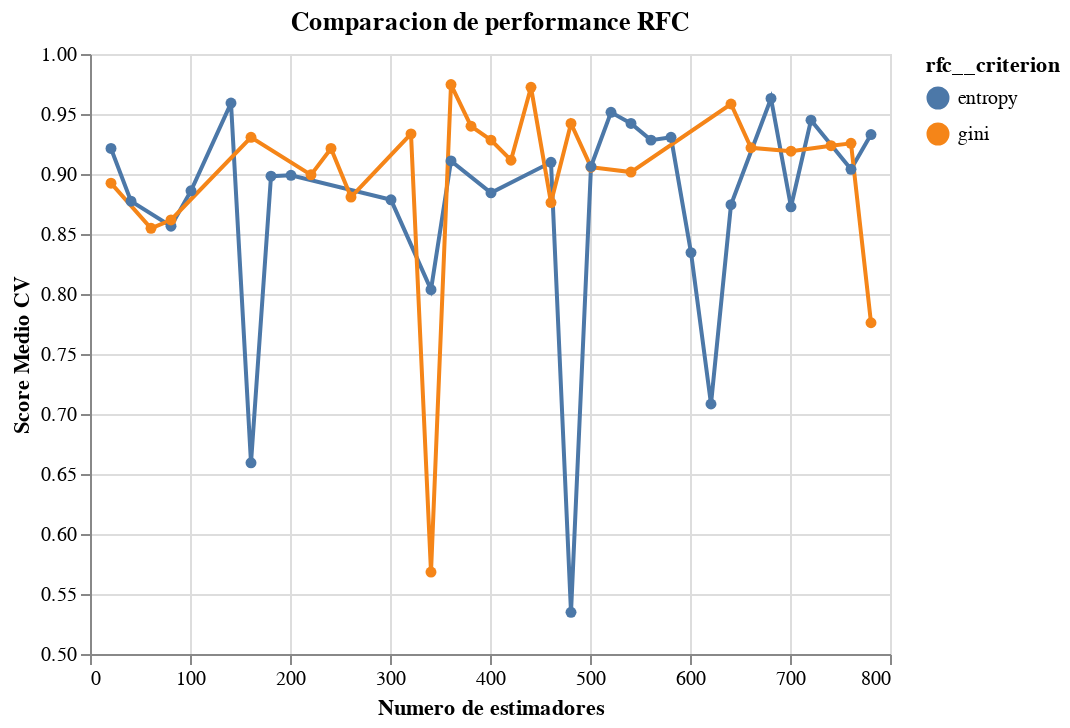

Source (notebook cell):
### Code cell
alt.Chart(results_rfc, 
          title='Comparacion de performance RFC'
         ).mark_line(point=True).encode(
    alt.X('rfc__n_estimators', title='Numero de estimadores'),
    alt.Y('test_score', title='Score Medio CV', aggregate='average', scale=alt.Scale(zero=False)),
    color='rfc__criterion'
)

### Figure 1 — Vega-Lite specification as saved in the notebook (floating-point values rounded to 4 significant figures)
{"config": {"view": {"continuousWidth": 400, "continuousHeight": 300}}, "data": {"name": "data-55fca71bc1c667cc6c7e52fdaab75965"}, "mark": {"type": "line", "point": true}, "encoding": {"color": {"type": "nominal", "field": "rfc__criterion"}, "x": {"type": "quantitative", "field": "rfc__n_estimators", "title": "Numero de estimadores"}, "y": {"type": "quantitative", "aggregate": "average", "field": "test_score", "scale": {"zero": false}, "title": "Score Medio CV"}}, "title": "Comparacion de performance RFC", "$schema": "https://vega.github.io/schema/vega-lite/v4.8.1.json", "datasets": {"data-55fca71bc1c667cc6c7e52fdaab75965": [{"rfc__n_estimators": 621, "rfc__min_samples_split": 6, "rfc__min_samples_leaf": 12, "rfc__max_depth": 1, "rfc__criterion": "entropy", "test_score": 0.5278}, {"rfc__n_estimators": 581, "rfc__min_samples_split": 29, "rfc__min_samples_leaf": 2, "rfc__max_depth": 16, "rfc__criterion": "entropy", "test_score": 0.9306}, {"rfc__n_estimators": 641, "rfc__min_samples_split": 24, "rfc__min_samples_leaf": 2, "rfc__max_depth": 13, "rfc__criterion": "gini", "test_score": 0.9583}, {"rfc__n_estimators": 701, "rfc__min_samples_split": 9, "rfc__min_samples_leaf": 6, "rfc__max_depth": 16, "rfc__criterion": "gini", "test_score": 0.9606}, {"rfc__n_estimators": 461, "rfc__min_samples_split": 28, "rfc__min_samples_leaf": 9, "rfc__max_depth": 7, "rfc__criterion": "entropy", "test_score": 0.9097}, {"rfc__n_estimators": 341, "rfc__min_samples_split": 5, "rfc__min_samples_leaf": 11, "rfc__max_depth": 1, "rfc__criterion": "entropy", "test_score": 0.537}, {"rfc__n_estimators": 381, "rfc__min_samples_split": 26, "rfc__min_samples_leaf": 5, "rfc__max_depth": 13, "rfc__criterion": "gini", "test_score": 0.9398}, {"rfc__n_estimators": 41, "rfc__min_samples_split": 36, "rfc__min_samples_leaf": 10, "rfc__max_depth": 16, "rfc__criterion": "entropy", "test_score": 0.8773}, {"rfc__n_estimators": 81, "rfc__min_samples_split": 18, "rfc__min_samples_leaf": 19, "rfc__max_depth": 7, "rfc__criterion": "entropy", "test_score": 0.8565}, {"rfc__n_estimators": 481, "rfc__min_samples_split": 18, "rfc__min_samples_leaf": 15, "rfc__max_depth": 1, "rfc__criterion": "entropy", "test_score": 0.5347}, {"rfc__n_estimators": 481, "rfc__min_samples_split": 10, "rfc__min_samples_leaf": 18, "rfc__max_depth": 16, "rfc__criterion": "gini", "test_score": 0.8762}, {"rfc__n_estimators": 341, "rfc__min_samples_split": 8, "rfc__min_samples_leaf": 15, "rfc__max_depth": 25, "rfc__criterion": "entropy", "test_score": 0.89}, {"rfc__n_estimators": 301, "rfc__min_samples_split": 37, "rfc__min_samples_leaf": 16, "rfc__max_depth": 7, "rfc__criterion": "entropy", "test_score": 0.8785}, {"rfc__n_estimators": 261, "rfc__min_samples_split": 9, "rfc__min_samples_leaf": 17, "rfc__max_depth": 25, "rfc__criterion": "gini", "test_score": 0.8808}, {"rfc__n_estimators": 641, "rfc__min_samples_split": 36, "rfc__min_samples_leaf": 10, "rfc__max_depth": 4, "rfc__criterion": "entropy", "test_score": 0.8461}, {"rfc__n_estimators": 701, "rfc__min_samples_split": 18, "rfc__min_samples_leaf": 18, "rfc__max_depth": 13, "rfc__criterion": "entropy", "test_score": 0.8727}, {"rfc__n_estimators": 101, "rfc__min_samples_split": 6, "rfc__min_samples_leaf": 9, "rfc__max_depth": 25, "rfc__criterion": "entropy", "test_score": 0.9352}, {"rfc__n_estimators": 601, "rfc__min_samples_split": 28, "rfc__min_samples_leaf": 19, "rfc__max_depth": 4, "rfc__criterion": "entropy", "test_score": 0.8345}, {"rfc__n_estimators": 201, "rfc__min_samples_split": 11, "rfc__min_samples_leaf": 6, "rfc__max_depth": 16, "rfc__criterion": "entropy", "test_score": 0.9595}, {"rfc__n_estimators": 161, "rfc__min_samples_split": 34, "rfc__min_samples_leaf": 16, "rfc__max_depth": 7, "rfc__criterion": "entropy", "test_score": 0.8877}, {"rfc__n_estimators": 181, "rfc__min_samples_split": 37, "rfc__min_samples_leaf": 5, "rfc__max_depth": 28, "rfc__criterion": "entropy", "test_score": 0.8981}, {"rfc__n_estimators": 221, "rfc__min_samples_split": 17, "rfc__min_samples_leaf": 19, "rfc__max_depth": 22, "rfc__criterion": "gini", "test_score": 0.8738}, {"rfc__n_estimators": 221, "rfc__min_samples_split": 31, "rfc__min_samples_leaf": 14, "rfc__max_depth": 4, "rfc__criterion": "gini", "test_score": 0.8495}, {"rfc__n_estimators": 761, "rfc__min_samples_split": 33, "rfc__min_samples_leaf": 8, "rfc__max_depth": 19, "rfc__criterion": "entropy", "test_score": 0.9039}, {"rfc__n_estimators": 481, "rfc__min_samples_split": 15, "rfc__min_samples_leaf": 5, "rfc__max_depth": 13, "rfc__criterion": "gini", "test_score": 0.9641}, {"rfc__n_estimators": 21, "rfc__min_samples_split": 31, "rfc__min_samples_leaf": 7, "rfc__max_depth": 19, "rfc__criterion": "gini", "test_score": 0.8924}, {"rfc__n_estimators": 501, "rfc__min_samples_split": 28, "rfc__min_samples_leaf": 18, "rfc__max_depth": 7, "rfc__criterion": "gini", "test_score": 0.875}, {"rfc__n_estimators": 141, "rfc__min_samples_split": 3, "rfc__min_samples_leaf": 5, "rfc__max_depth": 10, "rfc__criterion": "entropy", "test_score": 0.9711}, {"rfc__n_estimators": 161, "rfc__min_samples_split": 31, "rfc__min_samples_leaf": 10, "rfc__max_depth": 1, "rfc__criterion": "entropy", "test_score": 0.5451}, {"rfc__n_estimators": 621, "rfc__min_samples_split": 22, "rfc__min_samples_leaf": 16, "rfc__max_depth": 22, "rfc__criterion": "entropy", "test_score": 0.8889}, {"rfc__n_estimators": 561, "rfc__min_samples_split": 5, "rfc__min_samples_leaf": 11, "rfc__max_depth": 19, "rfc__criterion": "entropy", "test_score": 0.9282}, {"rfc__n_estimators": 761, "rfc__min_samples_split": 35, "rfc__min_samples_leaf": 17, "rfc__max_depth": 22, "rfc__criterion": "gini", "test_score": 0.8831}, {"rfc__n_estimators": 541, "rfc__min_samples_split": 8, "rfc__min_samples_leaf": 10, "rfc__max_depth": 28, "rfc__criterion": "gini", "test_score": 0.9317}, {"rfc__n_estimators": 521, "rfc__min_samples_split": 23, "rfc__min_samples_leaf": 3, "rfc__max_depth": 16, "rfc__criterion": "entropy", "test_score": 0.9514}, {"rfc__n_estimators": 141, "rfc__min_samples_split": 12, "rfc__min_samples_leaf": 5, "rfc__max_depth": 13, "rfc__criterion": "entropy", "test_score": 0.9641}, {"rfc__n_estimators": 201, "rfc__min_samples_split": 29, "rfc__min_samples_leaf": 2, "rfc__max_depth": 4, "rfc__criterion": "entropy", "test_score": 0.8519}, {"rfc__n_estimators": 741, "rfc__min_samples_split": 4, "rfc__min_samples_leaf": 10, "rfc__max_depth": 7, "rfc__criterion": "gini", "test_score": 0.9236}, {"rfc__n_estimators": 761, "rfc__min_samples_split": 16, "rfc__min_samples_leaf": 5, "rfc__max_depth": 16, "rfc__criterion": "gini", "test_score": 0.9618}, {"rfc__n_estimators": 661, "rfc__min_samples_split": 24, "rfc__min_samples_leaf": 3, "rfc__max_depth": 7, "rfc__criterion": "gini", "test_score": 0.9398}, {"rfc__n_estimators": 81, "rfc__min_samples_split": 36, "rfc__min_samples_leaf": 11, "rfc__max_depth": 4, "rfc__criterion": "gini", "test_score": 0.8391}, {"rfc__n_estimators": 201, "rfc__min_samples_split": 22, "rfc__min_samples_leaf": 15, "rfc__max_depth": 28, "rfc__criterion": "entropy", "test_score": 0.8854}, {"rfc__n_estimators": 461, "rfc__min_samples_split": 19, "rfc__min_samples_leaf": 18, "rfc__max_depth": 10, "rfc__criterion": "gini", "test_score": 0.8762}, {"rfc__n_estimators": 481, "rfc__min_samples_split": 8, "rfc__min_samples_leaf": 1, "rfc__max_depth": 10, "rfc__criterion": "gini", "test_score": 0.9861}, {"rfc__n_estimators": 341, "rfc__min_samples_split": 26, "rfc__min_samples_leaf": 14, "rfc__max_depth": 1, "rfc__criterion": "gini", "test_score": 0.5683}, {"rfc__n_estimators": 341, "rfc__min_samples_split": 6, "rfc__min_samples_leaf": 2, "rfc__max_depth": 25, "rfc__criterion": "entropy", "test_score": 0.9838}, {"rfc__n_estimators": 21, "rfc__min_samples_split": 7, "rfc__min_samples_leaf": 6, "rfc__max_depth": 7, "rfc__criterion": "entropy", "test_score": 0.9213}, {"rfc__n_estimators": 61, "rfc__min_samples_split": 30, "rfc__min_samples_leaf": 15, "rfc__max_depth": 7, "rfc__criterion": "gini", "test_score": 0.875}, {"rfc__n_estimators": 761, "rfc__min_samples_split": 18, "rfc__min_samples_leaf": 10, "rfc__max_depth": 28, "rfc__criterion": "gini", "test_score": 0.9317}, {"rfc__n_estimators": 61, "rfc__min_samples_split": 21, "rfc__min_samples_leaf": 13, "rfc__max_depth": 4, "rfc__criterion": "gini", "test_score": 0.8345}, {"rfc__n_estimators": 541, "rfc__min_samples_split": 26, "rfc__min_samples_leaf": 19, "rfc__max_depth": 7, "rfc__criterion": "gini", "test_score": 0.8715}, {"rfc__n_estimators": 721, "rfc__min_samples_split": 17, "rfc__min_samples_leaf": 6, "rfc__max_depth": 13, "rfc__criterion": "entropy", "test_score": 0.9572}, {"rfc__n_estimators": 501, "rfc__min_samples_split": 34, "rfc__min_samples_leaf": 2, "rfc__max_depth": 28, "rfc__criterion": "entropy", "test_score": 0.9062}, {"rfc__n_estimators": 681, "rfc__min_samples_split": 17, "rfc__min_samples_leaf": 4, "rfc__max_depth": 13, "rfc__criterion": "entropy", "test_score": 0.963}, {"rfc__n_estimators": 401, "rfc__min_samples_split": 4, "rfc__min_samples_leaf": 12, "rfc__max_depth": 25, "rfc__criterion": "entropy", "test_score": 0.9155}, {"rfc__n_estimators": 721, "rfc__min_samples_split": 24, "rfc__min_samples_leaf": 15, "rfc__max_depth": 10, "rfc__criterion": "entropy", "test_score": 0.8958}, {"rfc__n_estimators": 241, "rfc__min_samples_split": 31, "rfc__min_samples_leaf": 6, "rfc__max_depth": 22, "rfc__criterion": "gini", "test_score": 0.9213}, {"rfc__n_estimators": 81, "rfc__min_samples_split": 34, "rfc__min_samples_leaf": 15, "rfc__max_depth": 13, "rfc__criterion": "gini", "test_score": 0.8843}, {"rfc__n_estimators": 401, "rfc__min_samples_split": 26, "rfc__min_samples_leaf": 8, "rfc__max_depth": 28, "rfc__criterion": "gini", "test_score": 0.9282}, {"rfc__n_estimators": 641, "rfc__min_samples_split": 31, "rfc__min_samples_leaf": 10, "rfc__max_depth": 22, "rfc__criterion": "entropy", "test_score": 0.9028}, {"rfc__n_estimators": 441, "rfc__min_samples_split": 3, "rfc__min_samples_leaf": 5, "rfc__max_depth": 28, "rfc__criterion": "gini", "test_score": 0.9722}, {"rfc__n_estimators": 781, "rfc__min_samples_split": 7, "rfc__min_samples_leaf": 7, "rfc__max_depth": 1, "rfc__criterion": "gini", "test_score": 0.5671}, {"rfc__n_estimators": 721, "rfc__min_samples_split": 2, "rfc__min_samples_leaf": 3, "rfc__max_depth": 10, "rfc__criterion": "entropy", "test_score": 0.9815}, {"rfc__n_estimators": 221, "rfc__min_samples_split": 15, "rfc__min_samples_leaf": 2, "rfc__max_depth": 19, "rfc__criterion": "gini", "test_score": 0.9745}, {"rfc__n_estimators": 781, "rfc__min_samples_split": 8, "rfc__min_samples_leaf": 2, "rfc__max_depth": 16, "rfc__criterion": "gini", "test_score": 0.985}, {"rfc__n_estimators": 781, "rfc__min_samples_split": 23, "rfc__min_samples_leaf": 8, "rfc__max_depth": 22, "rfc__criterion": "entropy", "test_score": 0.9329}, {"rfc__n_estimators": 421, "rfc__min_samples_split": 25, "rfc__min_samples_leaf": 10, "rfc__max_depth": 10, "rfc__criterion": "gini", "test_score": 0.919}, {"rfc__n_estimators": 101, "rfc__min_samples_split": 36, "rfc__min_samples_leaf": 16, "rfc__max_depth": 4, "rfc__criterion": "entropy", "test_score": 0.8368}, {"rfc__n_estimators": 321, "rfc__min_samples_split": 10, "rfc__min_samples_leaf": 8, "rfc__max_depth": 28, "rfc__criterion": "gini", "test_score": 0.9421}, {"rfc__n_estimators": 421, "rfc__min_samples_split": 6, "rfc__min_samples_leaf": 15, "rfc__max_depth": 10, "rfc__criterion": "gini", "test_score": 0.9039}, {"rfc__n_estimators": 661, "rfc__min_samples_split": 35, "rfc__min_samples_leaf": 6, "rfc__max_depth": 22, "rfc__criterion": "gini", "test_score": 0.9039}, {"rfc__n_estimators": 541, "rfc__min_samples_split": 25, "rfc__min_samples_leaf": 2, "rfc__max_depth": 19, "rfc__criterion": "entropy", "test_score": 0.9421}, {"rfc__n_estimators": 161, "rfc__min_samples_split": 31, "rfc__min_samples_leaf": 16, "rfc__max_depth": 1, "rfc__criterion": "entropy", "test_score": 0.5451}, {"rfc__n_estimators": 501, "rfc__min_samples_split": 21, "rfc__min_samples_leaf": 9, "rfc__max_depth": 19, "rfc__criterion": "gini", "test_score": 0.9363}, {"rfc__n_estimators": 361, "rfc__min_samples_split": 16, "rfc__min_samples_leaf": 2, "rfc__max_depth": 25, "rfc__criterion": "gini", "test_score": 0.9745}, {"rfc__n_estimators": 401, "rfc__min_samples_split": 30, "rfc__min_samples_leaf": 5, "rfc__max_depth": 4, "rfc__criterion": "entropy", "test_score": 0.853}, {"rfc__n_estimators": 161, "rfc__min_samples_split": 33, "rfc__min_samples_leaf": 3, "rfc__max_depth": 10, "rfc__criterion": "gini", "test_score": 0.9306}, {"rfc__n_estimators": 701, "rfc__min_samples_split": 20, "rfc__min_samples_leaf": 18, "rfc__max_depth": 7, "rfc__criterion": "gini", "test_score": 0.8773}, {"rfc__n_estimators": 361, "rfc__min_samples_split": 29, "rfc__min_samples_leaf": 6, "rfc__max_depth": 16, "rfc__criterion": "entropy", "test_score": 0.9109}, {"rfc__n_estimators": 321, "rfc__min_samples_split": 4, "rfc__min_samples_leaf": 11, "rfc__max_depth": 22, "rfc__criterion": "gini", "test_score": 0.9248}, {"rfc__n_estimators": 141, "rfc__min_samples_split": 22, "rfc__min_samples_leaf": 5, "rfc__max_depth": 19, "rfc__criterion": "entropy", "test_score": 0.9421}]}}
